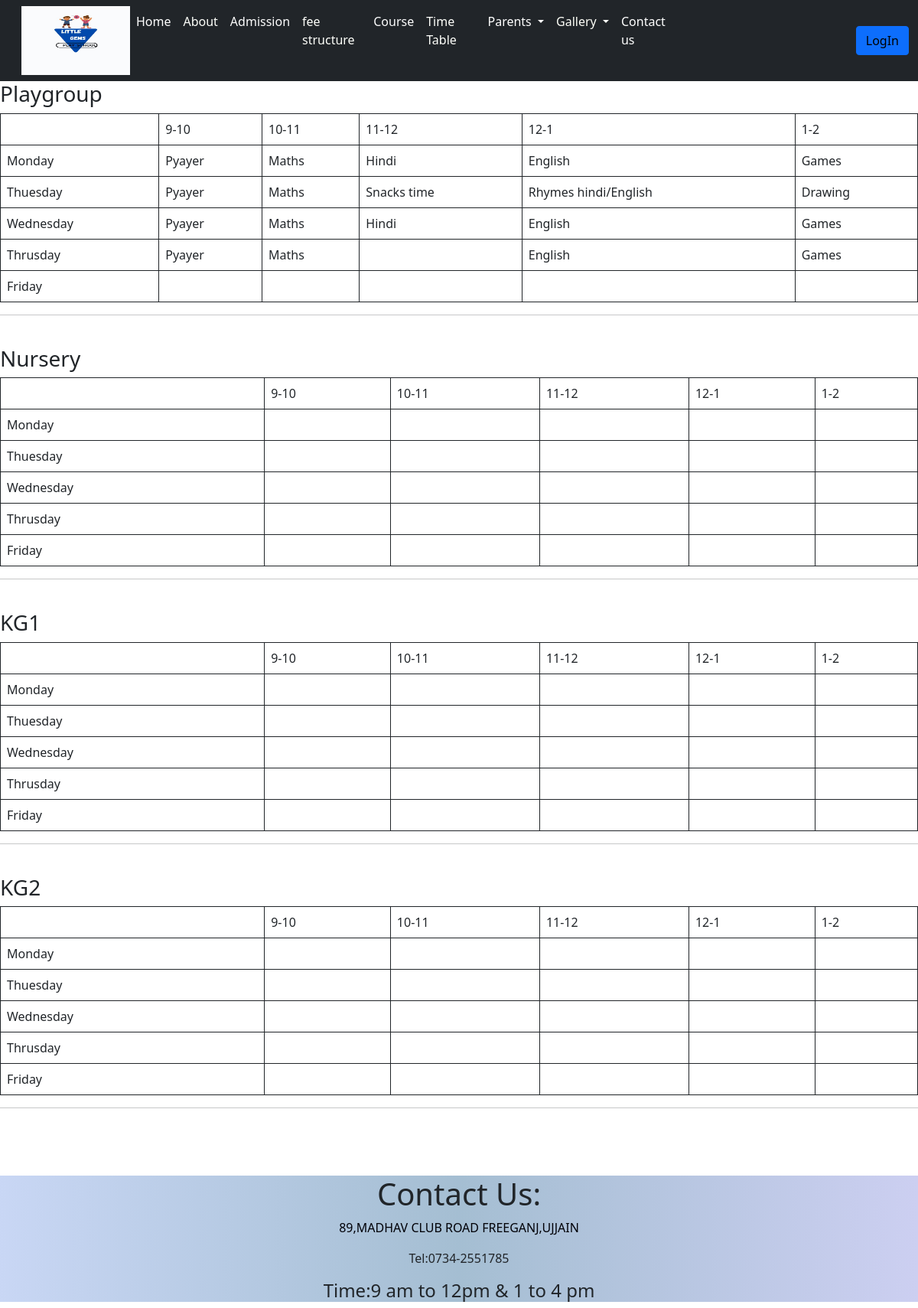
Page /tt on the committed database.
### myapp/models.py (models this page shows, shortened)
class time_slot(models.Model):
    time=models.CharField(max_length=10)

class timetable(models.Model):
    group_name=models.ForeignKey(playg,on_delete=models.CASCADE)
    days= models.CharField(max_length=10,choices=days)
    timing=models.ForeignKey(time_slot,on_delete=models.CASCADE)
    content=models.CharField(max_length=50)

### myapp/views.py (the view)
# urls.py: path('tt',views.show_tt_play,name='tt')
def show_tt_play(request):
    data = time_slot.objects.all()
    gp_data=playg.objects.all()
    ply_data_mon_list=[]
    ply_data_tue_list=[]
    ply_data_wed_list=[]
    ply_data_thu_list=[]
    ply_data_fri_list=[]
    for i in data:
        plg_data=timetable.objects.filter(Q(group_name=gp_data[0]) & Q(days='Monday') & Q(timing=i))
        if plg_data:
            ply_data_mon_list.append(plg_data[0])
        else:
            ply_data_mon_list.append("")
    for i in data:
        plg_data=timetable.objects.filter(Q(group_name=gp_data[0]) & Q(days='Tuesday') & Q(timing=i))
        if plg_data:
            ply_data_tue_list.append(plg_data[0])
        else:
            ply_data_tue_list.append("a")
    for i in data:
        plg_data=timetable.objects.filter(Q(group_name=gp_data[0]) & Q(days='Wednesday') & Q(timing=i))
        if plg_data:
            ply_data_wed_list.append(plg_data[0])
        else:
            ply_data_wed_list.append("a")
    for i in data:
        plg_data=timetable.objects.filter(Q(group_name=gp_data[0]) & Q(days='Thrusday') & Q(timing=i))
        if plg_data:
            ply_data_thu_list.append(plg_data[0])
        else:
            ply_data_thu_list.append("a")
    for i in data:
        plg_data=timetable.objects.filter(Q(group_name=gp_data[0]) & Q(days='Friday') & Q(timing=i))
        if plg_data:
            ply_data_fri_list.append(plg_data[0])
        else:
            ply_data_fri_list.append("a")
    nus_data_mon_list=[]
    nus_data_tue_list=[]
    nus_data_wed_list=[]
    nus_data_thu_list=[]
    nus_data_fri_list=[]
    for i in data:
        nus_data=timetable.objects.filter(Q(group_name=gp_data[1]) & Q(days='Monday') & Q(timing=i))
        if nus_data:
            nus_data_mon_list.append(nus_data[0])
        else:
            nus_data_mon_list.append("a")
    for i in data:
        nus_data=timetable.objects.filter(Q(group_name=gp_data[1]) & Q(days='Tuesday') & Q(timing=i))
        if nus_data:
            nus_data_tue_list.append(nus_data[0])
        else:
            nus_data_tue_list.append("a")
    for i in data:
        nus_data=timetable.objects.filter(Q(group_name=gp_data[1]) & Q(days='Wednesday') & Q(timing=i))
        if nus_data:
            nus_data_wed_list.append(nus_data[0])
        else:
            nus_data_wed_list.append("a")
    for i in data:
        nus_data=timetable.objects.filter(Q(group_name=gp_data[1]) & Q(days='Thrusday') & Q(timing=i))
        if nus_data:
            nus_data_thu_list.append(nus_data[0])
        else:
            nus_data_thu_list.append("a")
    for i in data:
        nus_data=timetable.objects.filter(Q(group_name=gp_data[1]) & Q(days='Friday') & Q(timing=i))
        if nus_data:
            nus_data_fri_list.append(nus_data[0])
        else:
            nus_data_fri_list.append("a")
    kg1_data_mon_list=[]
    kg1_data_tue_list=[]
    kg1_data_wed_list=[]
    kg1_data_thu_list=[]
    kg1_data_fri_list=[]
    for i in data:
        kg1_data=timetable.objects.filter(Q(group_name=gp_data[2]) & Q(days='Monday') & Q(timing=i))
        if kg1_data:
            kg1_data_mon_list.append(kg1_data[0])
        else:
            kg1_data_mon_list.append("a")
    for i in data:
        kg1_data=timetable.objects.filter(Q(group_name=gp_data[2]) & Q(days='Tuesday') & Q(timing=i))
        if kg1_data:
            kg1_data_tue_list.append(kg1_data[0])
        else:
            kg1_data_tue_list.append("a")
    for i in data:
        kg1_data=timetable.objects.filter(Q(group_name=gp_data[2]) & Q(days='Wednesday') & Q(timing=i))
        if kg1_data:
            kg1_data_wed_list.append(kg1_data[0])
        else:
            kg1_data_wed_list.append("a")
    for i in data:
        kg1_data=timetable.objects.filter(Q(group_name=gp_data[2]) & Q(days='Thrusday') & Q(timing=i))
        if kg1_data:
            kg1_data_thu_list.append(kg1_data[0])
        else:
            kg1_data_thu_list.append("a")
    for i in data:
        kg1_data=timetable.objects.filter(Q(group_name=gp_data[2]) & Q(days='Friday') & Q(timing=i))
        if kg1_data:
            kg1_data_fri_list.append(kg1_data[0])
        else:
            kg1_data_fri_list.append("a")
    kg2_data_mon_list=[]
    kg2_data_tue_list=[]
    kg2_data_wed_list=[]
    kg2_data_thu_list=[]
    kg2_data_fri_list=[]
    for i in data:
        kg2_data=timetable.objects.filter(Q(group_name=gp_data[3]) & Q(days='Monday') & Q(timing=i))
        if kg2_data:
            kg2_data_mon_list.append(kg2_data[0])
        else:
            kg2_data_mon_list.append("a")
    for i in data:
        kg2_data=timetable.objects.filter(Q(group_name=gp_data[3]) & Q(days='Tuesday') & Q(timing=i))
        if kg2_data:
            kg2_data_tue_list.append(kg2_data[0])
        else:
            kg2_data_tue_list.append("a")
    for i in data:
        kg2_data=timetable.objects.filter(Q(group_name=gp_data[3]) & Q(days='Wednesday') & Q(timing=i))
        if kg2_data:
            kg2_data_wed_list.append(kg2_data[0])
        else:
            kg2_data_wed_list.append("a")
    for i in data:
        kg2_data=timetable.objects.filter(Q(group_name=gp_data[3]) & Q(days='Thrusday') & Q(timing=i))
        if kg2_data:
            kg2_data_thu_list.append(kg2_data[0])
        else:
            kg2_data_thu_list.append("a")
    for i in data:
        kg2_data=timetable.objects.filter(Q(group_name=gp_data[3]) & Q(days='Friday') & Q(timing=i))
        if kg2_data:
            kg2_data_fri_list.append(kg2_data[0])
        else:
            kg2_data_fri_list.append("a")
    context= {'data':data,'pl_mon':ply_data_mon_list,'pl_tue':ply_data_tue_list,'pl_wed':ply_data_wed_list,'pl_thu':ply_data_thu_list,'pl_fri':ply_data_fri_list,'nus_mon':nus_data_mon_list,'nus_tue':nus_data_tue_list,'nus_wed':nus_data_wed_list,'nus_thu':nus_data_thu_list,'nus_fri':nus_data_fri_list,'kg1_mon':kg1_data_mon_list,'kg1_tue':kg1_data_tue_list,'kg1_wed':kg1_data_wed_list,'kg1_thu':kg1_data_thu_list,'kg1_fri':kg1_data_fri_list,'kg2_mon':kg2_data_mon_list,'kg2_tue':kg2_data_tue_list,'kg2_wed':kg2_data_wed_list,'kg2_thu':kg2_data_thu_list,'kg2_fri':kg2_data_fri_list}
    return render(request,'timetable.html',context)

### myapp/templates/timetable.html
{% extends 'base.html' %}
{% block body %}
<h3>Playgroup</h3>
<table class="table table-stippted table-bordered border-dark">
    <tr>
        <td></td>
        {% for i in data %}
        <td>{{i.time}}</td>
        {% endfor %}
    </tr>
    <tr>
        <td>Monday</td>
        {% for i in pl_mon %}
        <td>{{i.content}}</td>
        {% endfor %}
    </tr>
    <tr>
        <td>Thuesday</td>
        {% for i in pl_tue %}
        <td>{{i.content}}</td>
        {% endfor %}
    </tr>
    <tr>
        <td>Wednesday</td>
        {% for i in pl_wed %}
        <td>{{i.content}}</td>
        {% endfor %}
    </tr>
    <tr>
        <td>Thrusday</td>
        {% for i in pl_thu %}
        <td>{{i.content}}</td>
        {% endfor %}
    </tr>
    <tr>
        <td>Friday</td>
        {% for i in pl_fri %}
        <td>{{i.content}}</td>
        {% endfor %}
    </tr>
</table><hr><br>
<h3>Nursery</h3>
<table class="table table-stippted table-bordered border-dark">
    <tr>
        <td></td>
        {% for i in data %}
        <td>{{i.time}}</td>
        {% endfor %}
    </tr>
    <tr>
        <td>Monday</td>
        {% for i in nus_mon %}
        <td>{{i.content}}</td>
        {% endfor %}
    </tr>
    <tr>
        <td>Thuesday</td>
        {% for i in nus_tue %}
        <td>{{i.content}}</td>
        {% endfor %}
    </tr>
    <tr>
        <td>Wednesday</td>
        {% for i in nus_wed %}
        <td>{{i.content}}</td>
        {% endfor %}
    </tr>
    <tr>
        <td>Thrusday</td>
        {% for i in nus_thu %}
        <td>{{i.content}}</td>
        {% endfor %}
    </tr>
    <tr>
        <td>Friday</td>
        {% for i in nus_fri %}
        <td>{{i.content}}</td>
        {% endfor %}
    </tr>
</table><hr><br>
<h3>KG1</h3>
<table class="table table-stippted table-bordered border-dark">
    <tr>
        <td></td>
        {% for i in data %}
        <td>{{i.time}}</td>
        {% endfor %}
    </tr>
    <tr>
        <td>Monday</td>
        {% for i in kg1_mon %}
        <td>{{i.content}}</td>
        {% endfor %}
    </tr>
    <tr>
        <td>Thuesday</td>
        {% for i in kg1_tue %}
        <td>{{i.content}}</td>
        {% endfor %}
    </tr>
    <tr>
        <td>Wednesday</td>
        {% for i in kg1_wed %}
        <td>{{i.content}}</td>
        {% endfor %}
    </tr>
    <tr>
        <td>Thrusday</td>
        {% for i in kg1_thu %}
        <td>{{i.content}}</td>
        {% endfor %}
    </tr>
    <tr>
        <td>Friday</td>
        {% for i in kg1_fri %}
        <td>{{i.content}}</td>
        {% endfor %}
    </tr>
</table><hr><br>
<h3>KG2</h3>
<table class="table table-stippted table-bordered border-dark">
    <tr>
        <td></td>
        {% for i in data %}
        <td>{{i.time}}</td>
        {% endfor %}
    </tr>
    <tr>
        <td>Monday</td>
        {% for i in kg2_mon %}
        <td>{{i.content}}</td>
        {% endfor %}
    </tr>
    <tr>
        <td>Thuesday</td>
        {% for i in kg2_tue %}
        <td>{{i.content}}</td>
        {% endfor %}
    </tr>
    <tr>
        <td>Wednesday</td>
        {% for i in kg2_wed %}
        <td>{{i.content}}</td>
        {% endfor %}
    </tr>
    <tr>
        <td>Thrusday</td>
        {% for i in kg2_thu %}
        <td>{{i.content}}</td>
        {% endfor %}
    </tr>
    <tr>
        <td>Friday</td>
        {% for i in kg2_fri %}
        <td>{{i.content}}</td>
        {% endfor %}
    </tr>
</table><hr><br>
{% endblock body %}

### rows in the picture
time_slot: time "9-10"
time_slot: time "10-11"
time_slot: time "11-12"
time_slot: time "12-1"
time_slot: time "1-2"
timetable: content "Pyayer"
timetable: content "Maths"
timetable: content "Hindi"
timetable: content "English"
timetable: content "Games"
timetable: content "Pyayer"
timetable: content "Maths"
timetable: content "Snacks time"
timetable: content "Rhymes hindi/English"
timetable: content "Drawing"
timetable: content "Pyayer"
timetable: content "Maths"
timetable: content "Hindi"
timetable: content "English"
timetable: content "Games"
timetable: content "Pyayer"
timetable: content "Maths"
timetable: content "English"
timetable: content "Games"
